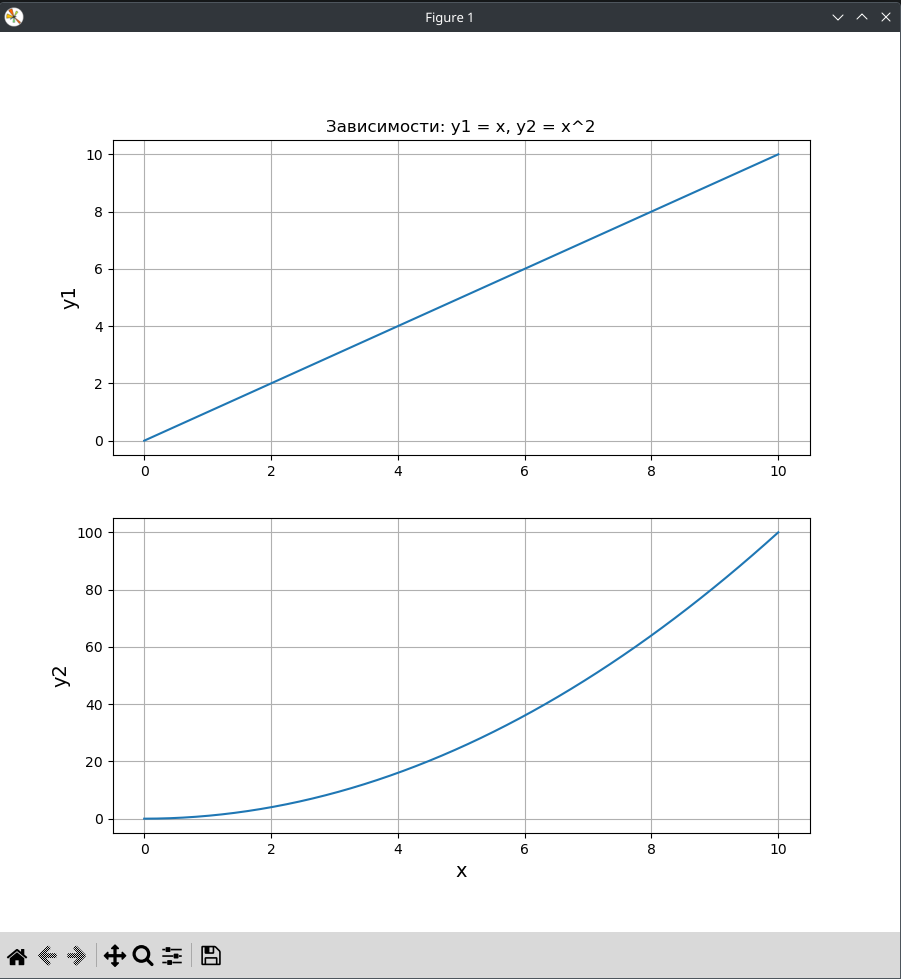

Source code (Python):
import matplotlib.pyplot as plt
import numpy as np
# Линейная зависимость
x = np.linspace(0, 10, 50)
y1 = x
# Квадратичная зависимость
y2 = [i**2 for i in x]
# Построение графиков
plt.figure(figsize=(9, 9))
plt.subplot(2, 1, 1)
plt.plot(x, y1) # построение графика
plt.title('Зависимости: y1 = x, y2 = x^2') # заголовок
plt.ylabel('y1', fontsize=14) # ось ординат
plt.grid(True) # включение отображение сетки
plt.subplot(2, 1, 2)
plt.plot(x, y2) # построение графика
plt.xlabel('x', fontsize=14) # ось абсцисс
plt.ylabel('y2', fontsize=14) # ось ординат
plt.grid(True) # включение отображение сетки
plt.show()
